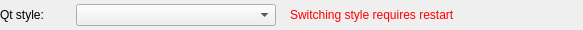
            <widget class="QWidget" name="styleContainer" native="true">
             <property name="minimumSize">
              <size>
               <width>0</width>
               <height>30</height>
              </size>
             </property>
             <property name="maximumSize">
              <size>
               <width>16777215</width>
               <height>30</height>
              </size>
             </property>
             <layout class="QHBoxLayout" name="horizontalLayout_18">
              <property name="leftMargin">
               <number>0</number>
              </property>
              <property name="topMargin">
               <number>0</number>
              </property>
              <property name="rightMargin">
               <number>0</number>
              </property>
              <property name="bottomMargin">
               <number>0</number>
              </property>
              <item>
               <widget class="QLabel" name="styleLabel">
                <property name="minimumSize">
                 <size>
                  <width>70</width>
                  <height>0</height>
                 </size>
                </property>
                <property name="text">
                 <string>Qt style:</string>
                </property>
               </widget>
              </item>
              <item>
               <widget class="QComboBox" name="styleComboBox">
                <property name="minimumSize">
                 <size>
                  <width>200</width>
                  <height>0</height>
                 </size>
                </property>
               </widget>
              </item>
              <item>
               <widget class="QLabel" name="styleRestartLabel">
                <property name="sizePolicy">
                 <sizepolicy hsizetype="Maximum" vsizetype="Preferred">
                  <horstretch>0</horstretch>
                  <verstretch>0</verstretch>
                 </sizepolicy>
                </property>
                <property name="styleSheet">
                  <string notr="true">color: red;
padding: 5px;</string>
                </property>
                <property name="text">
                <string>Switching style requires restart</string>
                </property>
               </widget>
              </item>
              <item>
               <spacer name="horizontalSpacer_1">
                <property name="orientation">
                 <enum>Qt::Horizontal</enum>
                </property>
                <property name="sizeHint" stdset="0">
                 <size>
                  <width>120</width>
                  <height>23</height>
                 </size>
                </property>
               </spacer>
              </item>
             </layout>
            </widget>
